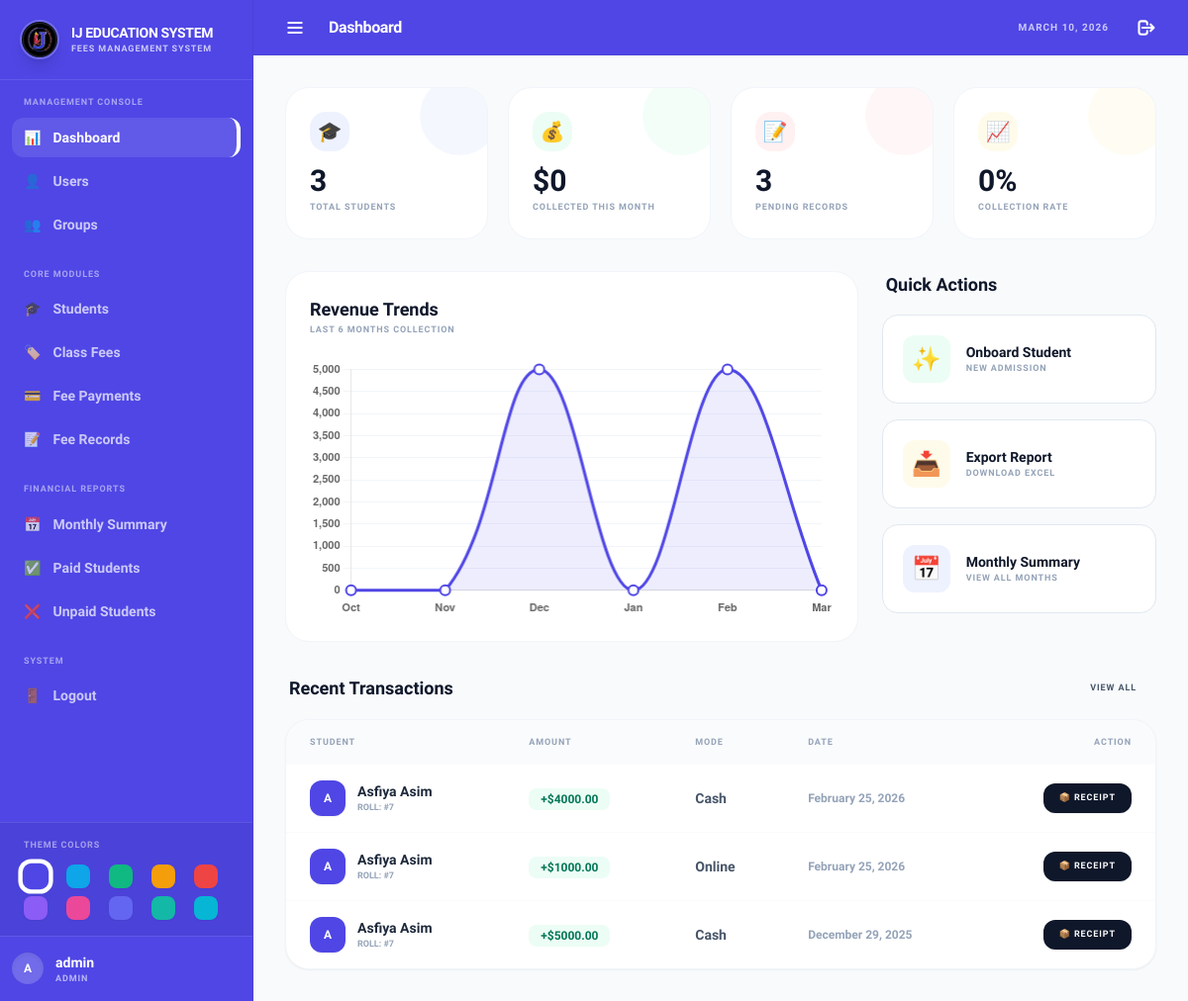
The page / (signed in) on the database as committed earlier.
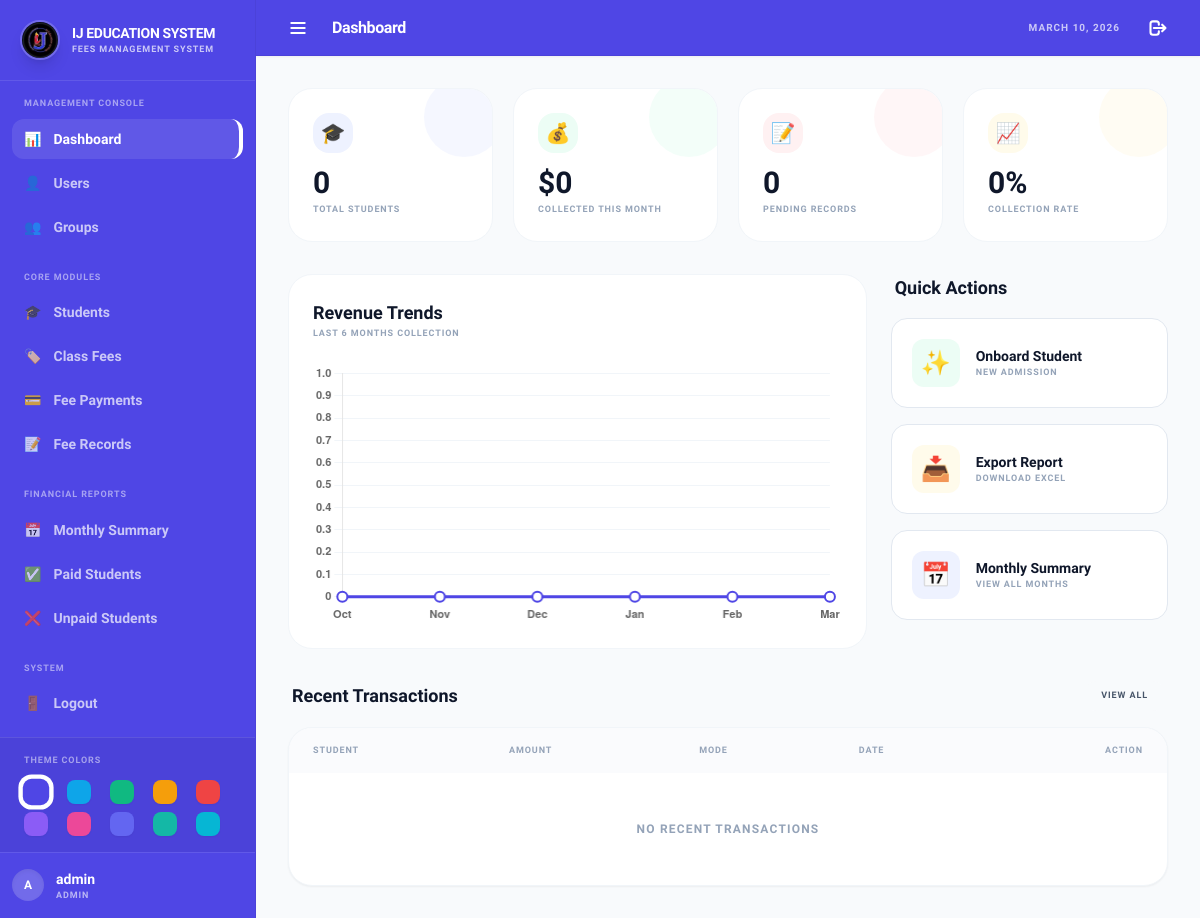
The same page on the database as committed later.
### fees/models.py (models this page shows, shortened)
class FeePayment(models.Model):
    PAYMENT_CHOICES = [('Cash', 'Cash'), ('Online', 'Online')]
    student = models.ForeignKey(Student, on_delete=models.CASCADE)
    amount = models.DecimalField(max_digits=10, decimal_places=2)
    payment_mode = models.CharField(max_length=10, choices=PAYMENT_CHOICES)
    date = models.DateField(default=timezone.now)

class Student(models.Model):
    name = models.CharField(max_length=255)
    roll_no = models.IntegerField(unique=True)
    student_class = models.CharField(max_length=64)
    total_fees = models.DecimalField(max_digits=10, decimal_places=2)
    manual_fee = models.DecimalField(max_digits=10, decimal_places=2, null=True, blank=True)
    father_name = models.CharField(max_length=255, blank=True, null=True)
    photo = models.ImageField(upload_to='student_photos/', blank=True, null=True)
    address = models.TextField(blank=True, null=True)
    phone_number = models.CharField(max_length=20, blank=True, null=True)
    is_active = models.BooleanField(default=True)
    created_at = models.DateTimeField(default=timezone.now)

### fees/views.py (the view)
# urls.py: path('', views.dashboard, name='dashboard'),
@login_required
def dashboard(request):
    total_students = Student.objects.count()
    current_month_str = datetime.now().strftime('%B %Y')
    collected = FeePayment.objects.filter(date__month=datetime.now().month, date__year=datetime.now().year).aggregate(total=Sum('amount'))['total'] or 0
    active_students = Student.objects.filter(is_active=True)
    pending_count = 0
    records = {r.student_id: r for r in FeeRecord.objects.filter(month=current_month_str)}
    for student in active_students:
        record = records.get(student.id)
        if record:
            if record.pending_amount > 0:
                pending_count += 1
        else:
            pending_count += 1
    total_expected = 0
    class_fees = {cf.student_class: cf.fee_amount for cf in ClassFee.objects.all()}
    for student in Student.objects.all():
        total_expected += float(class_fees.get(student.student_class, student.total_fees))
    collection_rate = 0
    if total_expected > 0:
        collection_rate = int((float(collected) / float(total_expected)) * 100)
    chart_labels = []
    chart_data = []
    for i in range(5, -1, -1):
        target_date = datetime.now() - timedelta(days=i*30)
        month_label = target_date.strftime('%b')
        chart_labels.append(month_label)
        month_revenue = FeePayment.objects.filter(date__month=target_date.month, date__year=target_date.year).aggregate(total=Sum('amount'))['total'] or 0
        chart_data.append(float(month_revenue))
    recent_payments = FeePayment.objects.select_related('student').order_by('-date')[:10]
    return render(request, 'fees/dashboard.html', {
        'total_students': total_students,
        'collected': collected,
        'pending': pending_count,
        'collection_rate': collection_rate,
        'recent_payments': recent_payments,
        'chart_labels_json': json.dumps(chart_labels),
        'chart_data_json': json.dumps(chart_data),
    })

### fees/templates/fees/dashboard.html (shortened to what the changed rows need)
{% extends 'fees/base.html' %}
{% load static %}
{% block header_title %}Dashboard{% endblock %}
{% block content %}
<div class="space-y-8">
    <div class="grid grid-cols-2 lg:grid-cols-4 gap-5">
        <div class="card group hover:scale-[1.02] transition-all cursor-default overflow-hidden relative">
            <div class="relative z-10 flex flex-col gap-3"><div><span class="block text-3xl font-black text-slate-900">{{ total_students }}</span><span class="block text-[9px] font-black text-slate-400 uppercase tracking-widest mt-0.5">Total Students</span></div></div>
        </div>
        <div class="card group hover:scale-[1.02] transition-all cursor-default overflow-hidden relative">
            <div class="relative z-10 flex flex-col gap-3"><div><span class="block text-3xl font-black text-slate-900">{{ pending }}</span><span class="block text-[9px] font-black text-slate-400 uppercase tracking-widest mt-0.5">Pending Records</span></div></div>
        </div>
    </div>
    <div class="grid grid-cols-1 lg:grid-cols-3 gap-6">
        <div class="lg:col-span-2 card">
            <div class="h-[260px]"><canvas id="revenueChart"></canvas></div>
        </div>
    </div>
    <div class="space-y-4">
        <div class="bg-white border border-slate-100 rounded-3xl overflow-hidden shadow-sm">
            <div class="overflow-x-auto">
                <table class="min-w-full">
                    <thead><tr class="bg-slate-50/70"><th class="px-6 py-4 text-left text-[9px] font-black text-slate-400 uppercase tracking-widest">Student</th><th class="px-6 py-4 text-left text-[9px] font-black text-slate-400 uppercase tracking-widest">Amount</th><th class="px-6 py-4 text-left text-[9px] font-black text-slate-400 uppercase tracking-widest">Mode</th><th class="px-6 py-4 text-left text-[9px] font-black text-slate-400 uppercase tracking-widest">Date</th><th class="px-6 py-4 text-right text-[9px] font-black text-slate-400 uppercase tracking-widest">Action</th></tr></thead>
                    <tbody class="divide-y divide-slate-50">
                        {% for payment in recent_payments %}
                        <tr class="hover:bg-slate-50/50 transition-colors group">
                            <td class="px-6 py-4"><div class="flex items-center gap-3"><div class="w-9 h-9 rounded-xl flex items-center justify-center font-black text-xs shadow-sm transition-all" :style="'background: var(--accent); color: var(--contrast)'">{{ payment.student.name|slice:":1"|upper }}</div><div><span class="block font-black text-slate-800 text-sm">{{ payment.student.name }}</span><span class="block text-[9px] font-bold text-slate-400 uppercase">Roll: #{{ payment.student.roll_no }}</span></div></div></td>
                            <td class="px-6 py-4"><span class="px-3 py-1 bg-emerald-50 text-emerald-700 rounded-lg font-black text-xs">+${{ payment.amount }}</span></td>
                            <td class="px-6 py-4 text-sm font-bold text-slate-600">{{ payment.get_payment_mode_display|default:payment.payment_mode }}</td>
                            <td class="px-6 py-4 text-xs font-bold text-slate-400">{{ payment.date|date:"F d, Y" }}</td>
                            <td class="px-6 py-4 text-right"><a href="{% url 'fees:generate_receipt' payment.id %}" class="inline-flex items-center gap-1.5 px-4 py-2 bg-slate-900 hover:bg-slate-700 text-white rounded-xl text-[9px] font-black uppercase tracking-widest transition-all active:scale-95 shadow-sm">&#128230; Receipt</a></td>
                        </tr>
                        {% empty %}
                        <tr><td colspan="5" class="px-6 py-12 text-center text-slate-400 font-bold uppercase tracking-widest text-xs">No recent transactions</td></tr>
                        {% endfor %}
                    </tbody>
                </table>
            </div>
        </div>
    </div>
</div>
<script>
document.addEventListener('DOMContentLoaded', function() {
    const ctx = document.getElementById('revenueChart');
    if (!ctx) return;
    const accent = getComputedStyle(document.documentElement).getPropertyValue('--accent').trim() || '#4f46e5';
    const myChart = new Chart(ctx, {
        type: 'line',
        data: {
            labels: {{ chart_labels_json|safe }},
            datasets: [{
                label: 'Collection',
                data: {{ chart_data_json|safe }},
                borderColor: accent,
                backgroundColor: accent + '18',
                borderWidth: 3,
                tension: 0.4,
                fill: true,
                pointBackgroundColor: '#fff',
                pointBorderColor: accent,
                pointBorderWidth: 2,
                pointRadius: 5,
                pointHoverRadius: 7
            }]
        },
        options: {
            responsive: true,
            maintainAspectRatio: false,
            plugins: { legend: { display: false } },
            scales: {
                y: { beginAtZero: true, grid: { color: '#f1f5f9' }, ticks: { font: { weight: '700', size: 11 } } },
                x: { grid: { display: false }, ticks: { font: { weight: '700', size: 11 } } }
            }
        }
    });
    window.addEventListener('theme-changed', (e) => {
        const newAccent = e.detail.theme;
        myChart.data.datasets[0].borderColor = newAccent;
        myChart.data.datasets[0].backgroundColor = newAccent + '18';
        myChart.data.datasets[0].pointBorderColor = newAccent;
        myChart.update();
    });
});
</script>
{% endblock %}

### fees/templates/fees/base.html (shortened to what the changed rows need)
{% load static %}
<!DOCTYPE html>
<html lang="en">
<head>
    <script src="https://cdn.tailwindcss.com"></script>
</head>
<body x-data="themeManager()" x-init="init()" class="theme-transition"
    :style="'--accent:' + theme + '; --contrast:' + contrast">
    <div class="flex h-screen overflow-hidden">
        <aside :class="open ? 'w-64' : 'w-0'"
            class="flex-shrink-0 h-full theme-transition flex flex-col transition-all duration-300 overflow-hidden z-40 border-r border-black/5"
            :style="'background:' + theme + '; color:' + contrast">
            <div class="flex-1 overflow-y-auto px-3 py-4 space-y-6">
                {% for group in SIDEBAR_CONFIG %}
                <div>
                    <p class="text-[9px] font-black opacity-50 uppercase tracking-widest px-3 mb-2">{{ group.title }}
                    </p>
                    <div class="space-y-1">
                        {% for item in group.items %}
                        <a href="{{ item.url }}"
                            class="flex items-center gap-3 px-3 py-2.5 rounded-xl text-sm font-bold transition-all {% if item.is_active %}nav-active{% else %}opacity-70 hover:opacity-100 hover:bg-white/5{% endif %}">
                            <span>{{ item.icon }}</span>
                            <span>{{ item.label }}</span>
                        </a>
                        {% endfor %}
                    </div>
                </div>
                {% endfor %}
            </div>
        </aside>
        <div class="flex-1 flex flex-col overflow-hidden bg-slate-50">
            <header
                class="h-14 theme-transition border-b border-black/5 flex items-center justify-between px-6 flex-shrink-0 z-30 shadow-sm"
                :style="'background:' + theme + '; color:' + contrast">
                <div class="flex items-center gap-4">
                    <h1 class="text-base font-black tracking-tight">{% block header_title %}Dashboard{% endblock %}</h1>
                </div>
            </header>
            <main class="flex-1 overflow-y-auto p-6 md:p-8">
                {% block content %}{% endblock %}
            </main>
        </div>
    </div>
    <script>
        function themeManager() {
            return {
                open: true,
                theme: localStorage.getItem('fms_theme') || '#4f46e5',
                contrast: '#ffffff',
                init() {
                    this.updateContrast();
                    document.documentElement.style.setProperty('--accent', this.theme);
                    document.documentElement.style.setProperty('--contrast', this.contrast);
                    window.addEventListener('resize', () => { if (window.innerWidth < 1024) this.open = false; });
                },
                updateTheme(c) {
                    this.theme = c;
                    localStorage.setItem('fms_theme', c);
                    this.updateContrast();
                    document.documentElement.style.setProperty('--accent', c);
                    document.documentElement.style.setProperty('--contrast', this.contrast);
                    // Dispatch event for charts
                    window.dispatchEvent(new CustomEvent('theme-changed', { detail: { theme: c, contrast: this.contrast } }));
                },
                updateContrast() {
                    const hex = this.theme.replace('#', '');
                    const r = parseInt(hex.substring(0, 2), 16);
                    const g = parseInt(hex.substring(2, 4), 16);
                    const b = parseInt(hex.substring(4, 6), 16);
                    const yiq = ((r * 299) + (g * 587) + (b * 114)) / 1000;
                    this.contrast = (yiq >= 128) ? '#1e293b' : '#ffffff';
                }
            }
        }
    </script>
</body>
</html>

Rows that differ between the two databases and show on the page:
removed FeePayment: student.name "A", student.name "Asfiya Asim", student.roll_no "7", amount "4000.00", payment_mode "Cash", date "February 25, 2026"
removed FeePayment: student.name "A", student.name "Asfiya Asim", student.roll_no "7", amount "1000.00", payment_mode "Online", date "February 25, 2026"
removed FeePayment: student.name "A", student.name "Asfiya Asim", student.roll_no "7", amount "5000.00", payment_mode "Cash", date "December 29, 2025"
Other text that changed with them:
{{ total_students }}: "3" → "0"
{{ pending }}: "3" → "0"
chart data {{ chart_data_json|safe }}: [0.0, 0.0, 5000.0, 0.0, 5000.0, 0.0] → [0.0, 0.0, 0.0, 0.0, 0.0, 0.0]
text now shown: "NO RECENT TRANSACTIONS"
